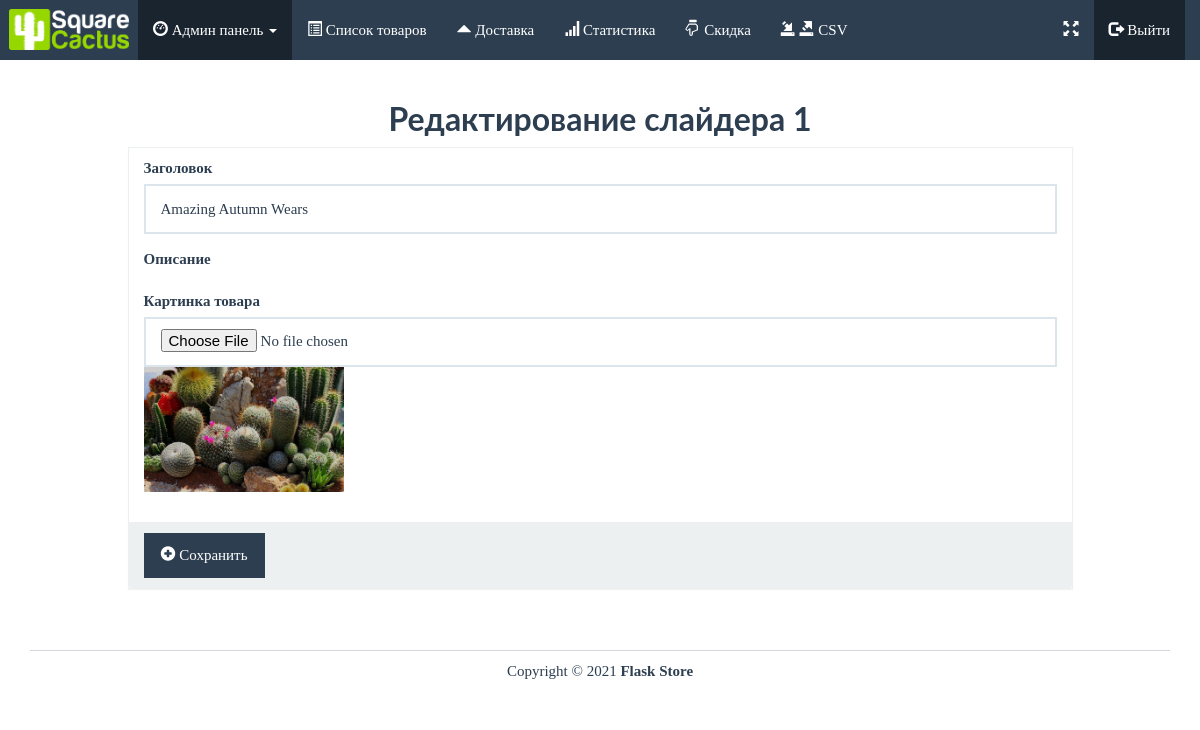
Screenshot of /admin/edit_slider/1 (signed in) with the database file from the repository.
### app.py (models this page shows)
class Slider(db.Model):
    id = db.Column(db.Integer, primary_key=True)
    pagetitle = db.Column(db.String(100))
    description = db.Column(db.String(100))
    image = db.Column(db.String(100))

### app.py (the view)
@app.route('/admin/edit_slider/<int:id>', methods=['GET', 'POST'])
@login_required
def edit_slider(id):
    slider = Slider.query.get(id)
    if request.method == 'POST':
        slider.pagetitle = request.form['pagetitle']
        slider.description = request.form['description']
        if request.files['image'].filename == '':
            pass
        else:
            image_url_main = photos.save(request.files["image"])
            slider.image = 'images/' + image_url_main
        try:
            db.session.commit()
            return redirect(request.referrer)
        except:
            return "При редактировании произошла ошибка"
    else:
        return render_template('admin/edit_slider.html', admin=True, slider=slider)

### templates/admin/edit_slider.html (shortened to what this page needs)
{% extends "base.html" %}
{% block body %}
<div class="row pad">
	<div class="col-lg-12">
		<h2 class="bold text-center">Редактирование слайдера {{ slider.id }}</h2>
	</div>
</div>
<div class="row">
	<div class="col-lg-10 col-lg-offset-1">
		<div class="panel panel-default">
            <form method="POST" enctype="multipart/form-data">
                <div class="panel-body">
					<div class="row">
						<div class="col-lg-12">
							<div class="form-group">
								<label>Заголовок</label>
                                <input type="text" class="form-control" name="pagetitle" value="{{ slider.pagetitle }}">
							</div>
                            <div class="form-group">
								<label>Описание</label>
                                	</div>
                            <div class="form-group">
                             <label>Картинка товара</label>
                               <input type="file" name="image" class="form-control">
                             <img src="{{ url_for('static', filename=slider.image) }}" alt="картинка товара" width="200" >
                            </div>
						</div>
					</div>
				</div>
				<div class="panel-footer">
					<button type="submit" class="btn btn-primary">
						<i class="glyphicon glyphicon-plus-sign"></i> Сохранить
					</button>
				</div>
            </form>
		</div>
	</div>
</div>
{% endblock %}

### static/css/styles.css (style rules this page uses)
body { font-family: Ubuntu, verdana, georgia, serif, sans-serif; }
.bold { font-weight: bolder !important; }
div.panel, .btn, .navbar { border-radius: 0; }
.form-control { border-radius: 0; height: 50px; }
.pad { margin-top: 10px !important; }
div.panel-body { padding-top: 10px; }
.btn-primary { background-color: rgb(44, 62, 80); border-color: rgba(44, 62, 80, .5); }

### rows the page displays
Slider: id "1", pagetitle "Amazing Autumn Wears", image (picture)
